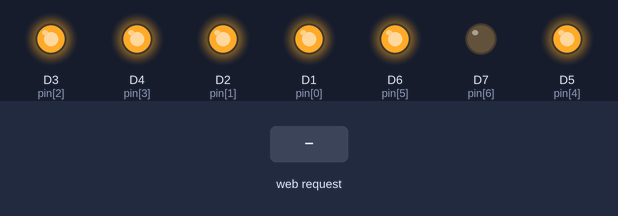
Bench run of a sketch on a simulated ESP8266 (NodeMCU). On the bench: output pins drawn as LEDs (lit = HIGH). The test bench sets the inputs (shaded band). WiFi joins after 1.5 s; servers stay silent unless stated; what the sketch prints to the serial monitor is not drawn.

Above: at 3.2 s.
3.3 s: HTTP request GET /inc received
At 3.7 s:
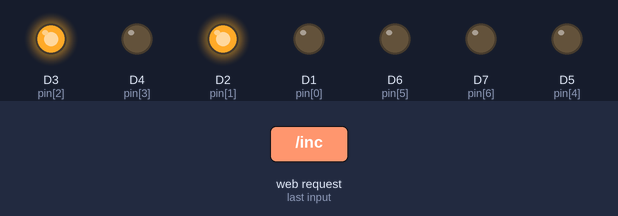
4.8 s: HTTP request GET /inc received
At 6.0 s:
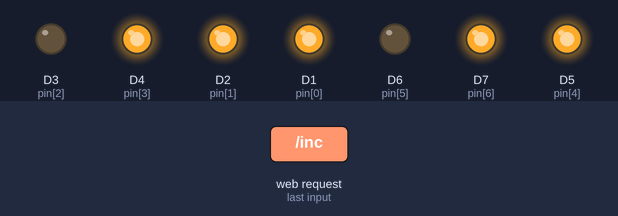
6.3 s: HTTP request GET /dec received
At 7.2 s:
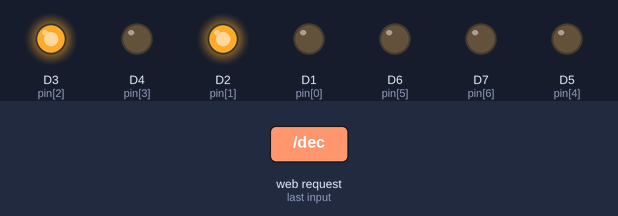
Timing chart, 0 to 9.3 s (numbered marks = the images above; inputs shaded):
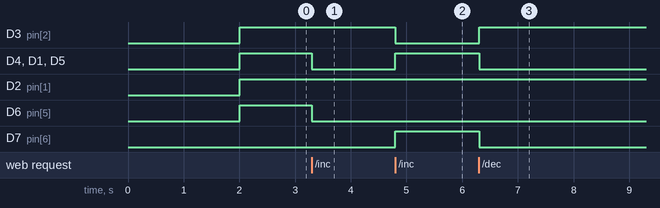

The sketch:

seven_segment_html.ino
```cpp
#include<ESP8266WiFi.h>
#include<ESP8266WebServer.h>
#include <ArduinoJson.h>

const char* ssid = "";// place your local network SSID
const char* pass = "";// place password
int  pin[] = {D1,D2,D3,D4,D5,D6,D7};
int num[][7] = {{1,1,1,1,1,1,0},
                {0,1,1,0,0,0,0},
                {1,1,0,1,1,0,1},
                {1,1,1,1,0,0,1},
                {0,1,1,0,0,1,1},
                {1,0,1,1,0,1,1},
                {1,0,1,1,1,1,1},
                {1,1,1,0,0,0,0},
                {1,1,1,1,1,1,1},
                {1,1,1,0,0,1,1},
                {1,1,1,0,1,1,1},
                {0,0,1,1,1,1,1},
                {1,0,0,1,1,1,0},
                {0,1,1,1,1,0,1},
                {1,0,0,1,1,1,1},
                {1,0,0,0,1,1,1}
                };

ESP8266WebServer server(80);

int count = 0;
void setup() {
  // put your setup code here, to run once:
  Serial.begin(115200);
  WiFi.begin(ssid,pass);
  while(WiFi.status() != WL_CONNECTED){ delay(1000); Serial.println("Connecting");}
  for(int i=0;i<sizeof(pin)/sizeof(pin[0]);i++){
    pinMode(pin[i], OUTPUT);
  }
  server.on("/",sync);
  server.on("/inc", inc);
  server.on("/dec", dec);
  server.begin();
}

void loop() {
   // put your main code here, to run repeatedly:
  server.handleClient();
  for(int j=0;j<sizeof(num[0])/sizeof(num[0][0]);j++){
    digitalWrite(pin[j],num[count][j]);
  }
  Serial.print("Requets can be made at ");
  Serial.print(WiFi.localIP());
  Serial.print("/ \n");
}
void inc(){
  if(count == 15) count = 0;
  else count++;
  server.send(200, "text/html", htmlRender());
}

void dec(){
  if(count == 0) count = 0;
  else count--;
  server.send(200, "text/html", htmlRender());
}

void sync(){
  server.send(200, "text/html", htmlRender());
}


String htmlRender(){
  String re = "<!DOCTYPE html><html><head><title> controlYour7 </title></head><body><button type='submit' onclick='inc()''>+</button><button type='submit' onclick='dec()''>-</button></body><script>;function inc(){fetch('http://192.168.8.108/inc')};function dec(){fetch('http://192.168.8.108/dec')};</script></html>";
  return re;
}
```

Measured:
- after the input at 3.3 s, D4 (pin[3]), D1 (pin[0]), D6 (pin[5]), D5 (pin[4]): HIGH → LOW at once
- after the input at 4.8 s, D3 (pin[2]): HIGH → LOW at once; D4 (pin[3]), D1 (pin[0]), D7 (pin[6]), D5 (pin[4]): LOW → HIGH at once
- after the input at 6.3 s, D3 (pin[2]): LOW → HIGH at once; D4 (pin[3]), D1 (pin[0]), D7 (pin[6]), D5 (pin[4]): HIGH → LOW at once
